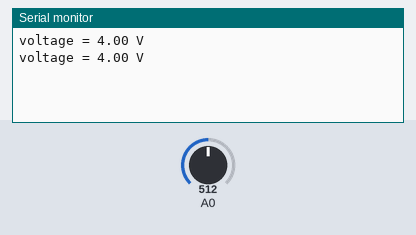
The sketch below on a simulated Arduino Uno, built with avr-gcc and run on an emulated ATmega328P. On the bench: the last lines printed to the serial monitor. The inputs (shaded band) are chosen by the test bench; at power-on: A0 = 512.

Above: at 1.8 s.
1.9 s: A0 set to 716
At 2.8 s:
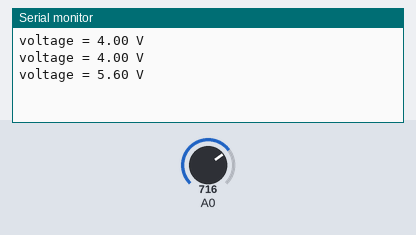
3.4 s: A0 set to 900
At 4.7 s:
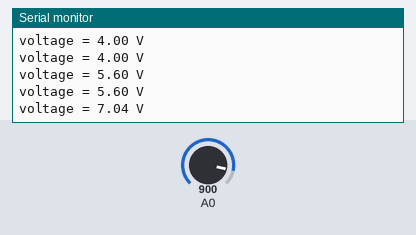
Timing chart, 0 to 6.4 s (numbered marks = the images above; inputs shaded):
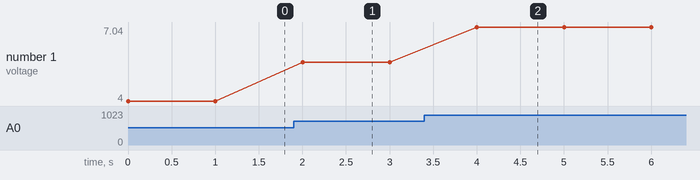

The sketch:

battery-level.ino
```cpp
void setup() {
  // put your setup code here, to run once:
   Serial.begin(9600);     //  opens serial port, sets data rate to 9600 bps
   pinMode(A0,INPUT);
}

void loop() {
  printVolts();
}

void printVolts()
{
  int sensorValue = analogRead(A0); //read the A0 pin value
  float voltage = sensorValue * (8 / 1023.00); //convert the value to a true voltage.
  Serial.print("voltage = ");
  Serial.print(voltage); //print the voltage to LCD
  Serial.println(" V");
  delay(1000);
}
```

Measured:
- after the input at 1.9 s, the serial monitor: prints a new line after 0.10 s (image 1)
- after the input at 3.4 s, the serial monitor: prints a new line after 0.60 s (image 2)
- plotted number 1: 4 → 5.6 after the input at 1.9 s, 5.6 → 7.04 after the input at 3.4 s
